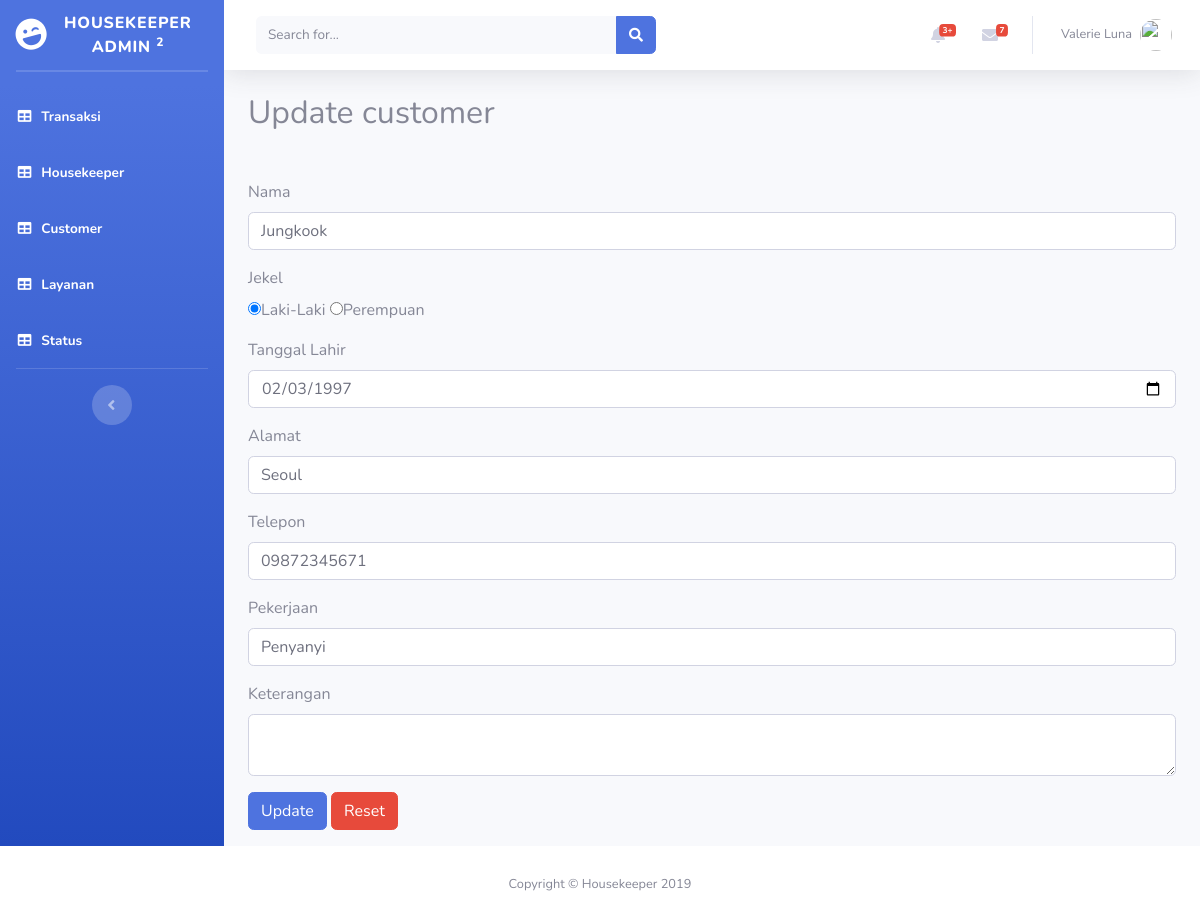
Screenshot of /admin/customer.php?p=customer&page=update&idcustomer=1 with the database file from the repository.
### tables this page shows
CREATE TABLE `customer` (
  `idcustomer` int(11) NOT NULL,
  `nama` varchar(100) NOT NULL,
  `jekel` char(1) NOT NULL,
  `ttl` date NOT NULL,
  `alamat` varchar(100) NOT NULL,
  `telp` varchar(12) NOT NULL,
  `pekerjaan` varchar(100) NOT NULL,
  `keterangan` varchar(100) NOT NULL
);

### admin/customer.php (the view, shortened to what this page needs)
<?php include 'header.php' ?>
<body id="page-top">
  <div id="wrapper">
     <?php include 'sidebar.php'?>
    <div id="content-wrapper" class="d-flex flex-column">
      <div id="content">
      <?php include 'topbar.php'?>
        <div class="container-fluid">
          <?php
        $page = isset($_GET['page'])?$_GET['page']:'list';
        switch ($page) {
      ?>
        <?php
          case 'update':
          include('koneksi.php');
          $ambil = mysqli_query($koneksi,"select * from customer where idcustomer='$_GET[idcustomer]'");
          $data = mysqli_fetch_array($ambil);
        ?>
        <h2>Update customer</h2>
        <form class="form-group mt-5" method="post" action="proses_customer.php?aksi=ubah&idcustomer=<?php echo $data['idcustomer']?>">
    <div class="form-group">
			<label>Nama</label>
			<input type="text" class="form-control" name="nama" value="<?php  echo $data['nama'];?>">
			</div>
			 <div class="form-group">
			<label>Jekel</label><br>
			<input type="radio" name="jekel" value="L"<?php echo $data['jekel']=='L'? 'checked':''?>>Laki-Laki
      <input type="radio" name="jekel" value="P"<?php echo $data['jekel']=='P'? 'checked':''?>>Perempuan
			</div>
      <div class="form-group">
			<label>Tanggal Lahir</label>
			<input type="date" class="form-control"  name="ttl" value="<?php  echo $data['ttl'];?>">
			</div>
      <div class="form-group">
			<label>Alamat</label>
			<input type="text" class="form-control"  name="alamat" value="<?php  echo $data['alamat'];?>">
			</div>
      <div class="form-group">
			<label>Telepon</label>
			<input type="text" class="form-control"  name="telp" value="<?php  echo $data['telp'];?>">
			</div>
      <div class="form-group">
			<label>Pekerjaan</label>
			<input type="text" class="form-control"  name="pekerjaan" value="<?php  echo $data['pekerjaan'];?>">
			</div>
      <div class="form-group">
			<label>Keterangan</label>
			<textarea type="text" class="form-control"  name="keterangan" value="<?php  echo $data['keterangan'];?>"></textarea>
			</div>
		  <div class="form-group">
			 <input type="submit" name="update" value="Update" class="btn btn-primary">
			 <input type="reset" name="reset" value="Reset" class="btn btn-danger">
		</div>
        </form>
        <?php
          break;
          }
        ?>
              </div>
            </div>
          </div>
        </div>
      <?php include 'footer.php'?>
</body>
</html>

### rows the page displays
customer: nama "Jungkook", jekel "☑", ttl "02/03/1997", alamat "Seoul", telp "09872345671", pekerjaan "Penyanyi"
